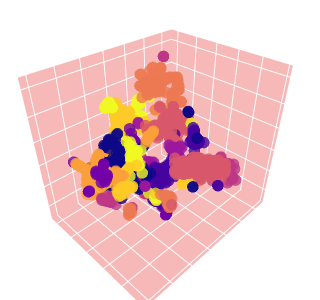

The code cell stored with this chart in its notebook:
### Code cell
# 3D plot of K-means clustering 
hover_name = [('CID: '+str(x)) for x in md_cluster_emb['CID'].values]
fig = px.scatter_3d(
    projections, x='dim1', y='dim2', z='dim3',
    color=md_cluster_emb['kmeans_cluster'].astype(str), labels={'color': 'K-means cluster'},
    hover_name=hover_name,
    width=820, height=670,
    hover_data={'dim1': False, 'dim2': False, 'dim3': False},
    range_color=[md_cluster_emb['kmeans_cluster'].min(), md_cluster_emb['kmeans_cluster'].max()], 
    color_discrete_sequence=px.colors.sequential.Plasma_r
    )

# layout
fig.update_traces(marker_size=4, opacity=0.8)
fig.update_layout(scene = dict(
                    xaxis = dict(showticklabels=False, backgroundcolor="rgb(247,184,184)", title=''),
                    yaxis = dict(showticklabels=False, backgroundcolor="rgb(247,184,184)", title=''),
                    zaxis = dict(showticklabels=False, backgroundcolor="rgb(247,184,184)", title='')
                    ), margin=dict(l=0, r=0, t=0, b=50))
fig.update(layout_showlegend=False)

# configuration
config = {'modeBarButtonsToRemove': ['logo', 'zoom3d', 'tableRotation', 
          'orbitRotation', 'pan3d', 'resetCameraLastSave3d'], 'displaylogo': False}

# save and show
fig.write_html(path_save + "/molecular_desc_kmeans.html", config=config)
fig.update_layout(width=300, height=300, margin=dict(l=0, r=0, t=0, b=0))
fig.show(config=config)
